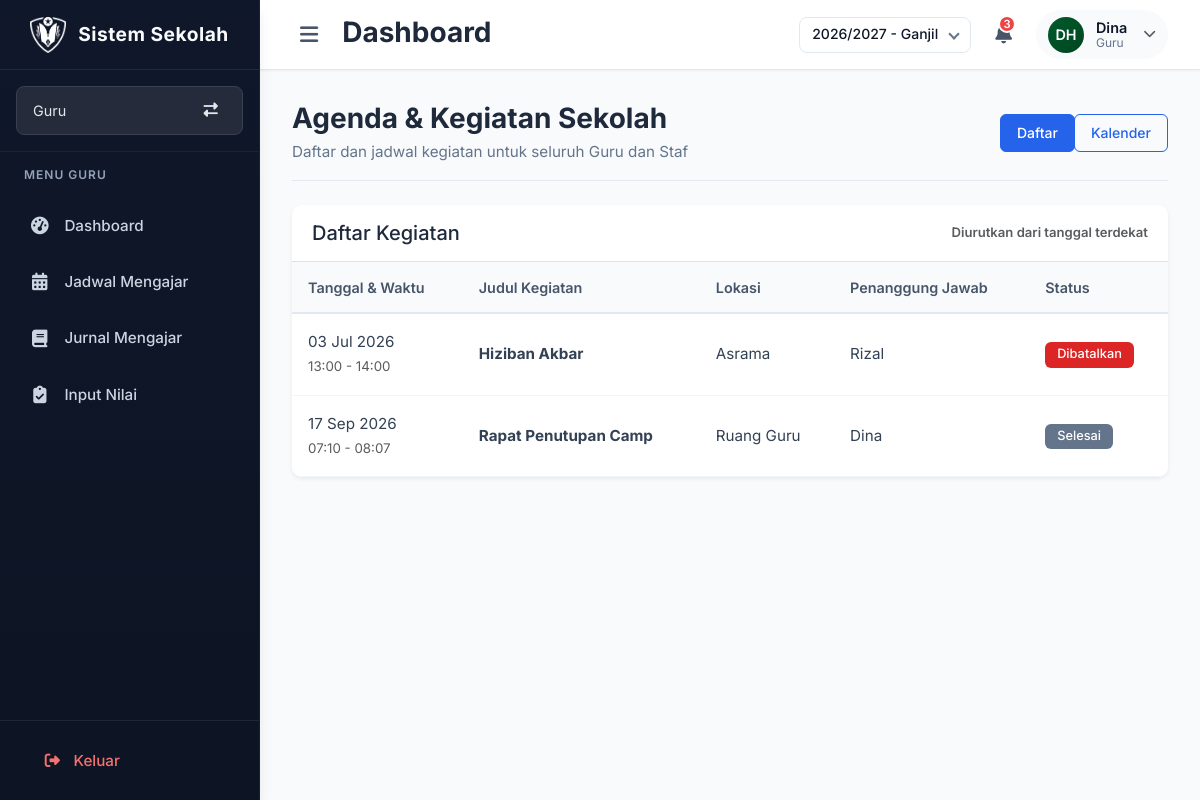
The app's page /agenda/ (signed in) with its own data.
### models.py (models this page shows, shortened)
class AgendaKegiatan(db.Model):
    __tablename__ = 'agenda_kegiatan'
    id = db.Column(db.Integer, primary_key=True)
    judul = db.Column(db.String(200), nullable=False)
    deskripsi = db.Column(db.Text)
    tanggal_mulai = db.Column(db.DateTime, nullable=False)
    tanggal_selesai = db.Column(db.DateTime)
    lokasi = db.Column(db.String(150))
    penanggung_jawab = db.Column(db.String(100))
    status = db.Column(db.String(20), default='Terjadwal')
    dibuat_oleh = db.Column(db.String(100))
    dibuat_pada = db.Column(db.DateTime, default=datetime.utcnow)
    tahun_pelajaran = db.Column(db.String(20), nullable=False)

### routes/sections/kepsek/agenda.py (the view)
@agenda_bp.route('/')
def daftar_agenda():
    if not session.get('logged_in'):
        return redirect(url_for('login.halaman_login'))
    daftar = AgendaKegiatan.query.order_by(AgendaKegiatan.tanggal_mulai.asc()).all()
    sekarang = datetime.now()
    events = []
    daftar_dengan_status = []
    if daftar:
        for a in daftar:
            if a.status != "Dibatalkan":
                if a.tanggal_mulai > sekarang:
                    status = "Terjadwal"
                elif a.tanggal_selesai and a.tanggal_selesai < sekarang:
                    status = "Selesai"
                else:
                    status = "Berlangsung"
            else:
                status = "Dibatalkan"
            events.append({
                'id': a.id,
                'title': a.judul,
                'start': a.tanggal_mulai.strftime('%Y-%m-%dT%H:%M'),
                'end': a.tanggal_selesai.strftime('%Y-%m-%dT%H:%M') if a.tanggal_selesai else a.tanggal_mulai.strftime('%Y-%m-%dT%H:%M'),
                'status': status,
                'lokasi': a.lokasi or '',
                'pj': a.penanggung_jawab or ''
            })
            daftar_dengan_status.append({
                'id': a.id,
                'judul': a.judul,
                'deskripsi': a.deskripsi,
                'tanggal_mulai': a.tanggal_mulai,
                'tanggal_selesai': a.tanggal_selesai,
                'lokasi': a.lokasi,
                'penanggung_jawab': a.penanggung_jawab,
                'status': status
            })
    user_role = session.get('role', '')
    daftar_tugas = session.get('daftar_tugas', [])
    user = {
        'nama': session.get('user_name', 'Pengguna'),
        'jabatan': user_role,
        'tugas_tambahan': ", ".join(daftar_tugas) if isinstance(daftar_tugas, list) else "",
        'inisial': session.get('user_initials', 'U')
    }
    get_flashed_messages(with_categories=True)
    context = {
        'active_page': 'agenda',
        'halaman_aktif': 'utama',
        'role': user_role,
        'user': user,
        'user_name': session.get('user_name', ''),
        'daftar_agenda': daftar_dengan_status,
        'events': events,
        'tahun_pelajaran': g.tahun_pelajaran,  # ✅ Ganti jadi dinamis
        'semester': 'Genap'
    }
    return render_template('agenda.html', **context)

### app.py (called while the page is built)
@app.before_request
def atur_domain_sesi():
    host = request.host.lower()
    if host.endswith('.smpuhamzanwadi.sch.id'):
        app.config['SESSION_COOKIE_DOMAIN'] = ".smpuhamzanwadi.sch.id"
    else:
        app.config['SESSION_COOKIE_DOMAIN'] = None
        app.config['SESSION_COOKIE_PATH'] = "/"
        app.config['SESSION_COOKIE_HTTPONLY'] = True
        app.config['SESSION_COOKIE_SAMESITE'] = 'Lax'
        app.config['SESSION_COOKIE_SECURE'] = False

def nama_singkat_dropdown(nama_lengkap):
    if not nama_lengkap:
        return "Pengguna"
    nama_lengkap = nama_lengkap.strip()
    gelar_depan = r"^(Dr\.|Drg\.|Prof\.|Ir\.|Sdr\.|H\.|K\.H\.|Alm\.|Almh\.|Drs\.|M\.|Bpk\.|Ibu\.|Ny\.|Tn\.)\s+"
    gelar = ""
    nama_murni = nama_lengkap
    cocok = re.match(gelar_depan, nama_lengkap)
    if cocok:
        gelar = cocok.group(0)
        nama_murni = nama_lengkap[cocok.end():]
    kata = nama_murni.split()
    if not kata:
        return gelar + "Pengguna"
    kata1 = kata[0].strip(".,")
    if len(kata1) >= 4:
        nama_terambil = kata[0]
    else:
        nama_terambil = " ".join(kata[:2])
    return f"{gelar}{nama_terambil}"

def ambil_inisial(nama, jumlah=2):
    if not nama or not nama.strip():
        return "US"  # ↓ INI PATOKAN UTAMA
    kata = nama.strip().split()
    inisial = ""
    if len(kata) >= 1:
        inisial += kata[0][0]
    if len(kata) >= 2 and jumlah >= 2:
        inisial += kata[-1][0]  # Ambil huruf depan nama belakang
    return inisial.upper()

@app.context_processor
def tambah_model_ke_template():
    return dict(TahunPelajaran=TahunPelajaran)

### routes/umum.py (called while the page is built)
@umum_bp.before_app_request
def load_tahun_aktif():
    g.tahun_pelajaran = session.get('tahun_pelajaran')
    if not g.tahun_pelajaran:
        aktif = TahunPelajaran.query.filter_by(aktif=True).first()
        g.tahun_pelajaran = aktif.kode if aktif else ""

### templates/sections/kepsek/agenda.html (shortened to what this page needs)
{% extends "layout.html" %}
{% block extra_css %}
<link rel="stylesheet" href="{{ url_for('static', filename='css/jabatan/kepsek/agenda.css') }}">
{% endblock %}
{% block content %}
<div class="container-fluid px-4">
    <div class="page-header d-flex justify-content-between align-items-center mb-4">
        <div>
            <h2 class="page-title">Agenda & Kegiatan Sekolah</h2>
            <p class="page-subtitle">Daftar dan jadwal kegiatan untuk seluruh Guru dan Staf</p>
        </div>
        <div class="d-flex gap-2">
            <div class="btn-group" role="group">
                <button type="button" class="btn btn-outline-primary active" id="btnTampilanDaftar">Daftar</button>
                <button type="button" class="btn btn-outline-primary" id="btnTampilanKalender">Kalender</button>
            </div>
        </div>
    </div>
    <div id="tampilanDaftar" class="tampilan-aktif">
        <div class="card shadow-sm">
            <div class="card-header bg-white border-bottom d-flex justify-content-between align-items-center">
                <h5 class="mb-0">Daftar Kegiatan</h5>
                <span class="text-muted small">Diurutkan dari tanggal terdekat</span>
            </div>
            <div class="card-body p-0">
                {% if daftar_agenda %}
                <div class="table-responsive">
                    <table class="table table-hover align-middle mb-0">
                        <thead class="table-light">
                            <tr>
                                <th>Tanggal & Waktu</th>
                                <th>Judul Kegiatan</th>
                                <th>Lokasi</th>
                                <th>Penanggung Jawab</th>
                                <th>Status</th>
                            </tr>
                        </thead>
                        <tbody>
                            {% for a in daftar_agenda %}
                            <tr>
                                <td>
                                    {{ a.tanggal_mulai.strftime('%d %b %Y') }}<br>
                                    <small class="text-muted">{{ a.tanggal_mulai.strftime('%H:%M') }} - {{ a.tanggal_selesai.strftime('%H:%M') if a.tanggal_selesai else 'Selesai' }}</small>
                                </td>
                                <td><strong>{{ a.judul }}</strong><br><small class="text-muted">{{ a.deskripsi[:60] }}{% if a.deskripsi|length > 60 %}...{% endif %}</small></td>
                                <td>{{ a.lokasi or '-' }}</td>
                                <td>{{ a.penanggung_jawab or '-' }}</td>
                                <td>
                                    {% if a.status == 'Terjadwal' %}
                                        <span class="badge bg-primary">Terjadwal</span>
                                    {% elif a.status == 'Berlangsung' %}
                                        <span class="badge bg-success">Berlangsung</span>
                                    {% elif a.status == 'Selesai' %}
                                        <span class="badge bg-secondary">Selesai</span>
                                    {% else %}
                                        <span class="badge bg-danger">Dibatalkan</span>
                                    {% endif %}
                                </td>
                            </tr>
                            {% endfor %}
                        </tbody>
                    </table>
                </div>
                {% else %}
                <div class="text-center py-5 text-muted">
                    <i class="fa fa-calendar-times fa-3x mb-3"></i>
                    <p>Belum ada agenda kegiatan yang ditambahkan</p>
                </div>
                {% endif %}
            </div>
        </div>
    </div>
</div>
{% endblock %}

### static/css/global.css (style rules this page uses)
* { margin: 0; padding: 0; box-sizing: border-box; }
body { font-family: 'Inter', 'Open Sans', -apple-system, BlinkMacSystemFont, 'Segoe UI', Roboto, Arial, sans-serif; font-size: 15px; font-weight: 400; line-height: 1.6; color: #1e293b; background-color: #f8fafc; -webkit-font-smoothing: antialiased; -moz-osx-font-smoothing: grayscale; }
h2 { font-size: 1.75rem; }
p { color:#778bab; }
table, th, td, button, input, select, .badge, .btn { font-family: 'Inter', 'Open Sans', sans-serif; font-size: 0.9rem; }

### static/css/sidebar.css (style rules this page uses)
:root { --primary: #005B2B; --primary-hover: #004521; --secondary: #F2B705; --bg-sidebar: #0F172A; --bg-sidebar-hover: #1E293B; --text-white: #F8FAFC; --text-light: #CBD5E1; --gray-400: #94A3B8; --sidebar-width: 260px; --border-radius: 12px; --shadow-lg: 0 10px 15px -3px rgba(0, 0, 0, 0.1); }

### static/css/header.css (style rules this page uses)
:root { --primary: #005B2B; --primary-hover: #004521; --bg-header: #FFFFFF; --gray-100: #F8FAFC; --gray-200: #E2E8F0; --gray-500: #64748B; --gray-600: #475569; --text-dark: #0F172A; --header-height: 70px; --shadow-sm: 0 1px 2px 0 rgba(0, 0, 0, 0.05); --shadow-dropdown: 0 10px 40px rgba(0, 0, 0, 0.12); }
.page-title { font-size: 1.25rem; font-weight: 600; color: var(--text-dark); }

### static/css/btn.css (style rules this page uses)
.btn { display: inline-flex; align-items: center; justify-content: center; gap: 0.4rem; padding: 0.45rem 1rem !important; font-size: 0.875rem !important; font-weight: 500 !important; line-height: 1.5; border-radius: 0.375rem !important; border: none !important; cursor: pointer !important; text-decoration: none; transition: all 0.2s ease-in-out; white-space: nowrap; vertical-align: middle; box-sizing: border-box; }
.btn-outline-primary { background-color: transparent; border: 1px solid #2563eb !important; color: #2563eb; }

### static/css/jabatan/kepsek/agenda.css (style rules this page uses)
.container-fluid.px-4 { padding: 0 !important; }
.page-header { margin-bottom: 1.5rem; padding-bottom: 1rem; border-bottom: 1px solid #e2e8f0; }
.page-title { font-size: 1.75rem; font-weight: 700; color: #1e293b; margin: 0 0 0.25rem 0; }
.page-subtitle { font-size: 0.95rem; color: #64748b; margin: 0; }
.btn-group .btn-outline-primary { border-radius: 6px; font-weight: 500; transition: all 0.2s ease; }
.btn-group .btn-outline-primary.active { background-color: #2563eb; border-color: #2563eb; color: #ffffff; }
.card { border: none; border-radius: 10px; box-shadow: 0 2px 12px rgba(0, 0, 0, 0.06); overflow: hidden; margin-bottom: 1.5rem; }
.card-header { background-color: #ffffff; border-bottom: 1px solid #f1f5f9; padding: 1rem 1.25rem; font-weight: 600; color: #1e293b; }
.card-body { padding: 1.25rem; }
.table { width: 100%; margin-bottom: 0; }
.table th { background-color: #f8fafc; font-weight: 600; font-size: 0.9rem; color: #475569; border-bottom: 2px solid #e2e8f0; padding: 0.85rem 1rem; text-align: left; }
.table td { padding: 1rem; font-size: 0.95rem; color: #334155; border-bottom: 1px solid #f1f5f9; vertical-align: middle; }
.badge { padding: 0.4rem 0.75rem; font-size: 0.8rem; font-weight: 500; border-radius: 6px; text-transform: capitalize; }
.badge.bg-secondary { background-color: #64748b !important; }
.badge.bg-danger { background-color: #dc2626 !important; }
#tampilanDaftar, #tampilanKalender { width: 100%; transition: opacity 0.25s ease; }
.tampilan-aktif { display: block !important; opacity: 1; }

### records on screen
AgendaKegiatan: tanggal_mulai "03 Jul 2026", tanggal_mulai "13:00", tanggal_selesai "14:00", judul "Hiziban Akbar", lokasi "Asrama", penanggung_jawab "Rizal", shows "Dibatalkan"
AgendaKegiatan: tanggal_mulai "17 Sep 2026", tanggal_mulai "07:10", tanggal_selesai "08:07", judul "Rapat Penutupan Camp", lokasi "Ruang Guru", penanggung_jawab "Dina", shows "Selesai"

### other values on screen
{{ user.jabatan }} "Guru"
{{ nama_pengguna | inisial_avatar }} "DH"
{{ session.get('jabatan') or session.get('role', 'Pengguna Sistem') }} "Guru"
